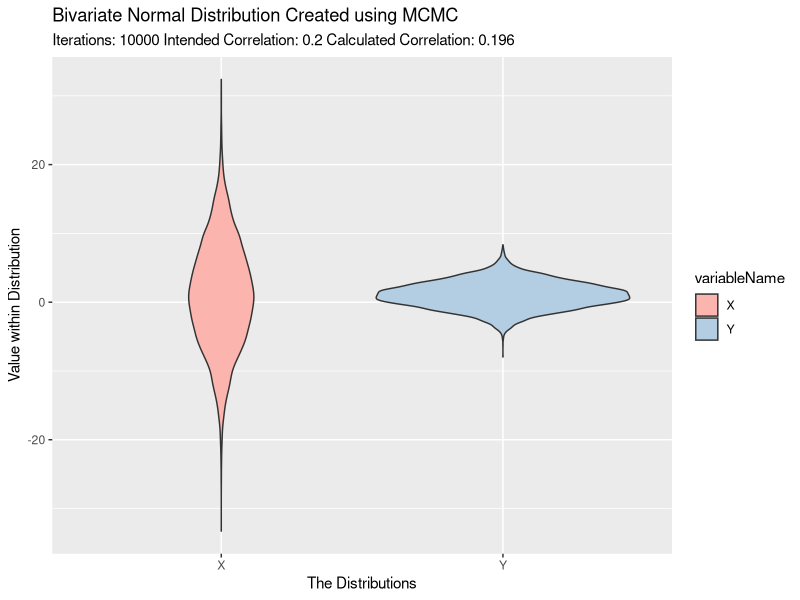
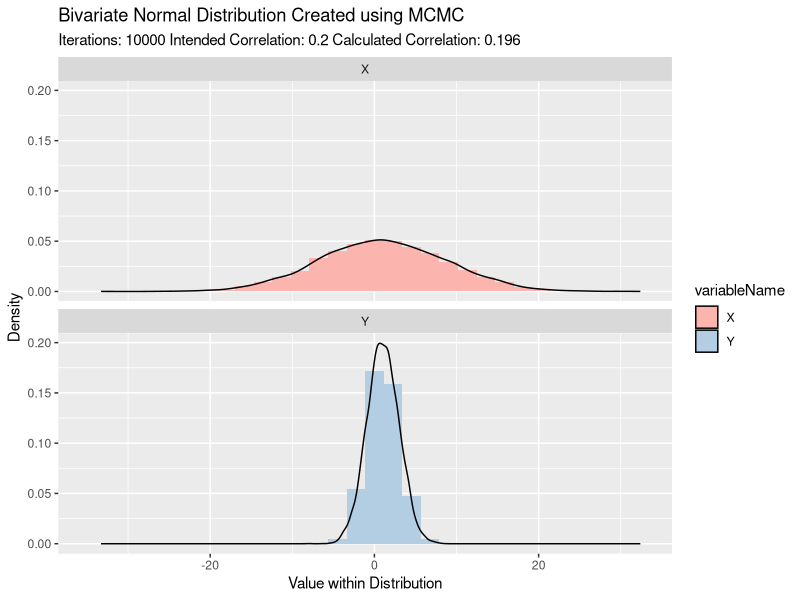
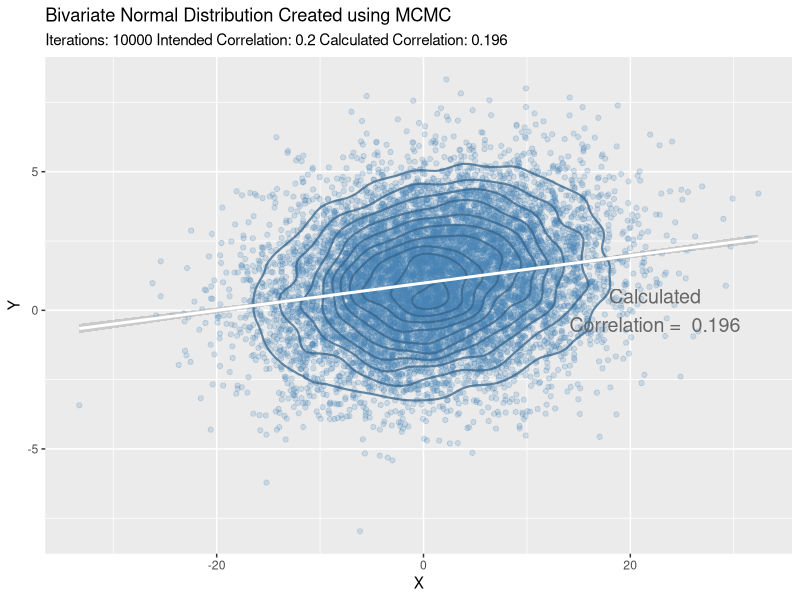
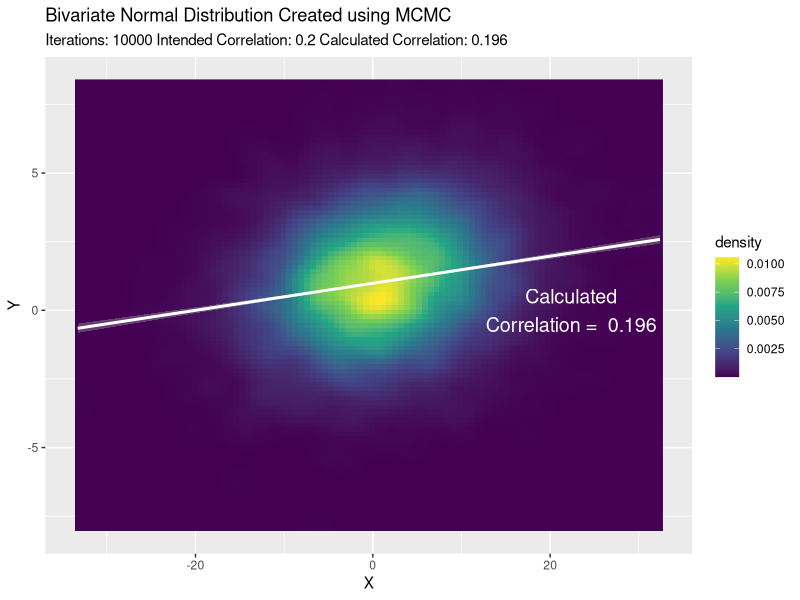

Write R code to recreate these figures, in order.
# FUNCTION - Make a GIBBS sampler for a Bivariate Normal ----------------------- 
  myngibbs <- function(n, mu_x, sd_x, mu_y, sd_y, rho) {
    
    # Create a Matrix to hold the Bivariate Normals for X and Y
    resultDistr <- matrix(ncol = 2, nrow = n)
    colnames(resultDistr) <- c("X","Y")
    
    # Now Calculate the Biv. Normals
    x <- 0
    y <- 0
    resultDistr[1, ] <- c(x, y)
    for (i in 2:n) {
      
      # Y|X = x ~ N(. . .)
      x <- rnorm(1, mu_y + rho*(sd_x/sd_y)*(y - mu_x), sqrt( sd_x^2)*(1 - rho^2) )
      y <- rnorm(1, mu_x + rho*(sd_y/sd_x)*(x - mu_y), sqrt( sd_y^2)*(1 - rho^2) )
      resultDistr[i, ] <- c(x, y)
    }
    
    # Give to output options for plotting ease
    require(tidyverse)
    df.matrixStyle <- as.data.frame(resultDistr)
    
    df.plotStyle <- df.matrixStyle %>%
      pivot_longer(cols      = c('X', 'Y'),
                   names_to  = 'variableName',
                   values_to = 'variableValue')
    
    # Return the Result Distribution for the Bivariate Normals
    return(list('matrixStyle' = df.matrixStyle, 
                'plotSyle'    = df.plotStyle,
                'stats' = list(n=n, 
                               mu_x=mu_x, sd_x=sd_x, 
                               mu_y=mu_y, sd_y=sd_y, rho=rho)))
  }

  
# PARAMETERS -------------------------------------------
  
  # Number of Iterations
  n <- 10000 
  set.seed(30)
  
  # Correlation Coefficient
  rho = 0.20
  
  # Values for Mean and Standard Deviation for Y and X
  mu_x = 1; sd_x = 8
  mu_y = 1; sd_y = 2
  
  
  
  
results <- myngibbs(n, mu_x, sd_x, mu_y, sd_y, rho)
head(results$matrixStyle)
head(results$plotSyle)


df.mat <- results$matrixStyle %>%
  mutate(idx = row_number())

df.plot <- results$plotSyle

require(ggplot2)

stats <- results$stats
calcCorr <- format(round(cor(df.mat$X, df.mat$Y),3), 3)
titleVar <- 'Bivariate Normal Distribution Created using MCMC'
subtitleVar <- paste('Iterations:', stats$n, 'Intended Correlation:', rho, 'Calculated Correlation:', calcCorr)


# Violin plots
ggplot(df.plot, aes(x=variableName, y=variableValue, fill=variableName)) +
  geom_violin() +
  scale_fill_brewer(palette='Pastel1') +
  labs(title = titleVar, subtitle = subtitleVar,
       x = 'The Distributions',
       y = 'Value within Distribution')

# Histogram and Density Plots
ggplot(df.plot, aes(x = variableValue, fill=variableName)) +
  geom_histogram(aes(y = ..density..)) +
  geom_density(alpha=0) +
  facet_wrap(nrow = 2, facets = vars(variableName)) + 
  scale_fill_brewer(palette='Pastel1') +
  labs(title = titleVar, subtitle = subtitleVar,
       x = 'Value within Distribution',
       y = 'Density')

slopeLine <- geom_smooth(method = 'lm', color = 'white')

# Base Scatter Plot of Y~X
baseScatter <- ggplot(df.mat, aes(X, Y)) + 
  labs(title = titleVar, subtitle = subtitleVar)
  
# Density of Bivariate Normal with COntours
baseScatter +                   
  geom_point(alpha = 0.2, color = 'steelblue') + 
  geom_density_2d(color='steelblue4', size=0.75, alpha=0.75) + 
  slopeLine + annotate(x=max(df.mat$X)-10, y=0, 
                       label=paste("Calculated\nCorrelation = ", calcCorr), 
                       geom="text", size=5, color = '#666666')
  
# Density of Bivariate Normal Raster Plot
corrAnnotation <- annotate(x=max(df.mat$X)-10, y=0, 
                           label=paste("Calculated\nCorrelation = ", calcCorr), 
                           geom="text", size=5, color = 'white')
baseScatter + 
  stat_density_2d(
  geom = "raster",
  aes(fill = after_stat(density)),
  contour = FALSE) + 
  scale_fill_viridis_c() +
  slopeLine + corrAnnotation